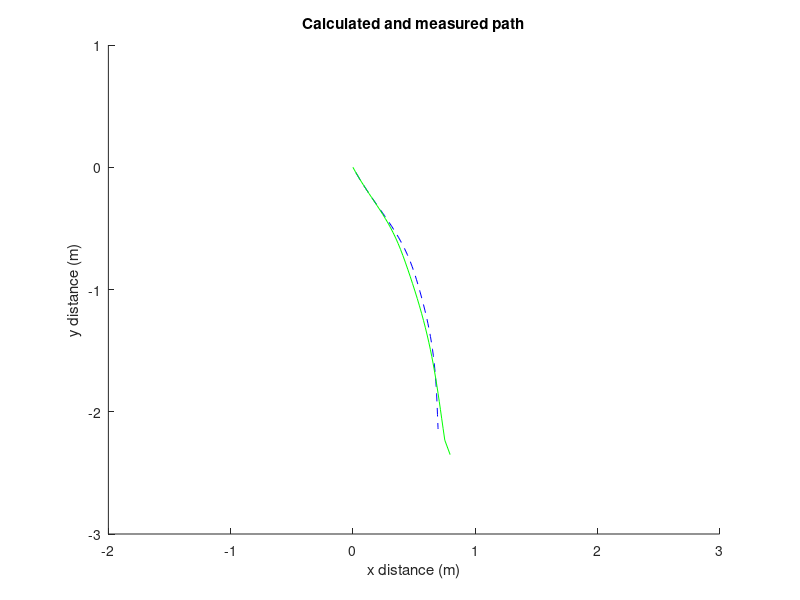

MATLAB code for this plot: (Note: this script raises an error after producing the figure.)
% used to plot the path from encoder data and compare to calculated path

hold on
load('output')
load('pathpoints')
load('shapedata')

dt = .1; % time increment
d=.235; % wheelbase width
dx = xn(2)-xn(1);
dy = yn(2)-yn(1);
theta = atan2(dy, dx);
    
V = diff(dataset(:,3)+dataset(:,2))/2 /dt; % linear velocity
w = diff(dataset(:,3)-dataset(:,2))/d /dt; % angular velocity
r = zeros(size(dataset,1), 2);

% reconstruct path r from V and w with start angle theta
for i=2:size(dataset,1) 
    theta = theta + w(i-1)*dt;
    r(i,1) = r(i-1,1) + cos(theta)*V(i-1)*dt; 
    r(i,2) = r(i-1,2) + sin(theta)*V(i-1)*dt;
end

plot(r(:,1), r(:,2), 'b--')
plot(xn, yn, 'g')
ylabel('y distance (m)')
xlabel('x distance (m)')
title('Calculated and measured path')
xlim([-2 3])
ylim([-3 1])
axis equal
hold off
graph(radius, center, endpoints)
legend('Measured Path', 'Calculated Path')

% graph gauntlet layout for context on the graph
function graph(radius, center, endpoints)
    hold on
    
    % calculate equidistant points along circle perimeter
    circlepts = zeros(2,360);
    for angle=1:360
        circlepts(:,angle) = [radius*cosd(angle)+center(1), radius*sind(angle)+center(2)];
    end
    plot(circlepts(1,:), circlepts(2,:), 'm') % circle
    plot(center(:,1), center(:,2), 'mx') % circle center
    plot(0,0,'bx') % start point
    for i=1:size(endpoints, 1)
        plot(endpoints(i,:,1), endpoints(i,:,2), 'r') % all the line segments
    end
    axis equal;
    xlim([-2, 3]);
    ylim([-3, 1]);
    xlabel('[m]')
    ylabel('[m]')
    hold off;
end